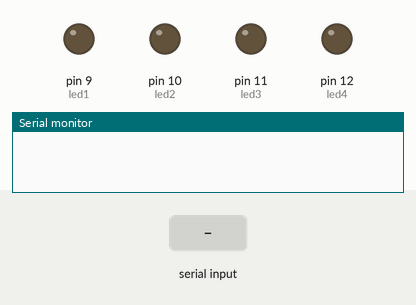
Simulated run of this sketch. Board: Arduino Uno, built with avr-gcc and run on an emulated ATmega328P. Parts: output pins drawn as LEDs (lit = HIGH), the last lines printed to the serial monitor. Inputs (shaded band) come from the test bench.

Above: at 1.2 s.
1.3 s: "1" received over Serial
At 2.5 s:
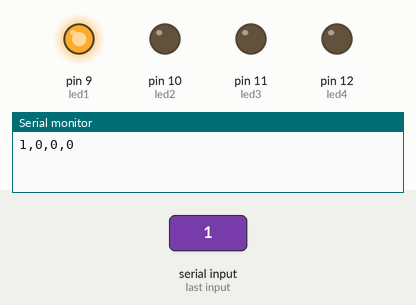
2.8 s: "2" received over Serial
At 3.8 s:
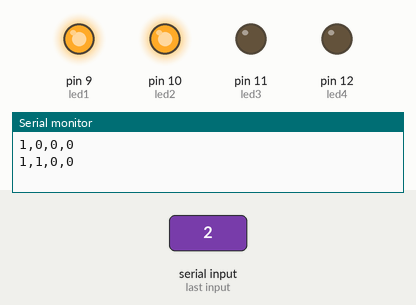
4.3 s: "3" received over Serial
At 5.0 s:
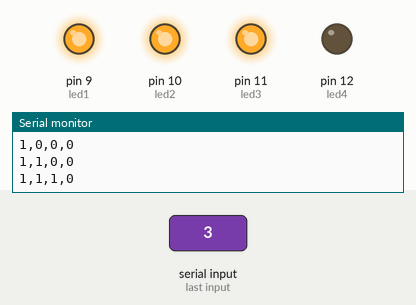
5.8 s: "4" received over Serial
At 6.1 s:
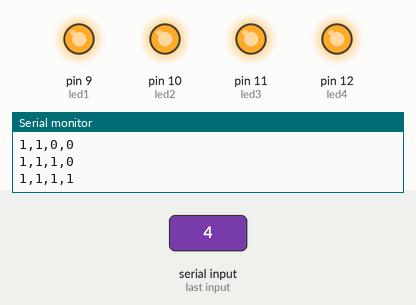
7.3 s: "1" received over Serial
At 8.5 s:
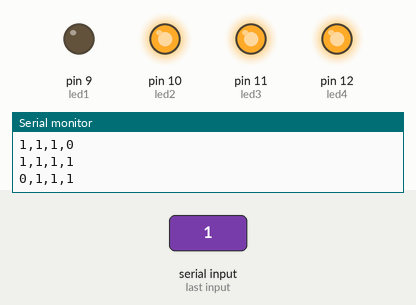
8.8 s: "2" received over Serial
At 9.6 s:
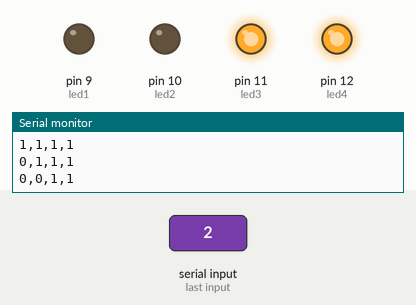
Timing chart, 0 to 11.3 s (numbered marks = the images above; inputs shaded):
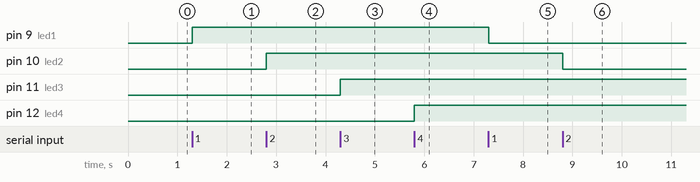

The sketch:

Arduino_Receptor.ino
```cpp
int led1= 9;
int led2= 10;
int led3= 11;
int led4= 12;
bool state1 = false;
bool state2 = false;
bool state3 = false;
bool state4 = false;

void setup() {
  pinMode(led1, OUTPUT);
  pinMode(led2, OUTPUT);
  pinMode(led3, OUTPUT);
  pinMode(led4, OUTPUT);
  estado();
  Serial.begin(9600);
}
void loop() {
  if (Serial.available() > 0){
  int reci = Serial.read();
  switch((char)reci){
      case '1':
        state1 = !state1;
        digitalWrite(led1, state1 ? HIGH : LOW);
        estado();
        break;
       case '2':
        state2 = !state2;
        digitalWrite(led2,state2 ? HIGH : LOW);
        estado();
        break;
      case '3':
        state3 = !state3;
        digitalWrite(led3, state3 ? HIGH : LOW);
        estado();
        break;
      case '4':
        state4 = !state4;
        digitalWrite(led4, state4 ? HIGH : LOW);
        estado();
        break;
      default:
      break;
    }
  }
}
void estado(){

     Serial.print(state1 ? 1 : 0);
     Serial.print(",");
     Serial.print(state2 ? 1 : 0);
     Serial.print(",");
     Serial.print(state3 ? 1 : 0);
     Serial.print(",");
     Serial.print(state4 ? 1 : 0);
     Serial.println();
}
```

Measured:
- after the input at 1.3 s, pin 9 (led1): LOW → HIGH at once
- after the input at 2.8 s, pin 10 (led2): LOW → HIGH at once
- after the input at 4.3 s, pin 11 (led3): LOW → HIGH at once
- after the input at 5.8 s, pin 12 (led4): LOW → HIGH at once
- after the input at 7.3 s, pin 9 (led1): HIGH → LOW at once
- after the input at 8.8 s, pin 10 (led2): HIGH → LOW at once
